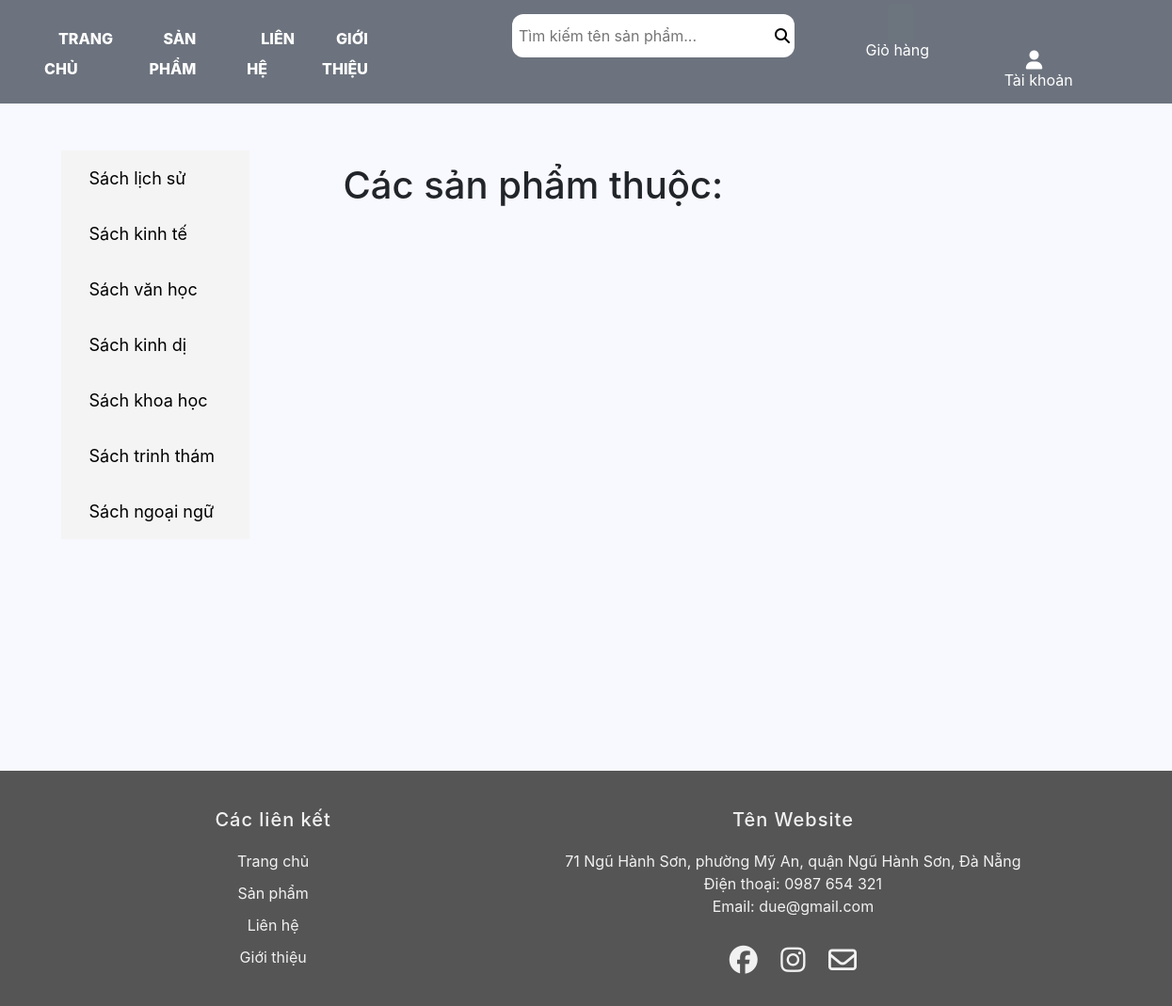
The app's page /product/ with its own data.
### product/models.py (models this page shows, shortened)
class Category(models.Model):
    name = models.CharField(max_length=100)
    image = models.ImageField(upload_to="media", null=True, blank=True)
    def image_tag(self):
        return mark_safe('<img src="%s" width="100px" height="100px" />'%(self.image.url))
    image_tag.short_description = 'Image'

### product/views.py (the view)
# urls.py: path('product/',views.product_select, name="product"),
def product_select(request):
    lsp = Category.objects.all()
    return render(request, "product/product.html", {"loaisp": lsp})

### product/templates/product/product.html (shortened to what this page needs)
{% extends 'product/base.html' %}
{% block content %}
    <head>
    </head>
    <div class="sidebar">
        {%for i in loaisp%}
        <a class="active" href="{% url 'product:product_select_main' i.id  %}">{{i.name}}</a>
        {% endfor%}
    </div>
    <aside class="product-content-list" style="margin:100px 0 0 300px;position: relative;top: -500px;">
        <h1 style="margin-bottom:50px">Các sản phẩm thuộc: {{lsp_name.name}}</h1>
    <br>
    </aside>
{% endblock %}

### product/templates/product/base.html (style rules this page uses)
* { padding: 0; margin: 0; box-sizing: border-box; font-family: 'Muli', -apple-system, BlinkMacSystemFont, 'Segoe UI', Roboto, 'Helvetica Neue', Arial, sans-serif, 'Apple Color Emoji', 'Segoe UI Emoji', 'Segoe UI Symbol', 'Noto Color Emoji'; }
body { background-color:rgb(248,248,255); }
a { text-decoration: none; }
.sidebar { margin-top: 50px; padding: 0; width: 200px; background-color: #f4f4f4; height: auto; overflow: auto; top:200px; }
.sidebar a { display: block; color: black; padding: 16px; text-decoration: none; }
.sidebar a.active { color: black; font-size: 18px; padding-left: 30px; }
.product-content-list { position: relative; top: -230px; }

### records on screen
Category: name "Sách lịch sử"
Category: name "Sách kinh tế"
Category: name "Sách văn học"
Category: name "Sách kinh dị"
Category: name "Sách khoa học"
Category: name "Sách trinh thám"
Category: name "Sách ngoại ngữ"
